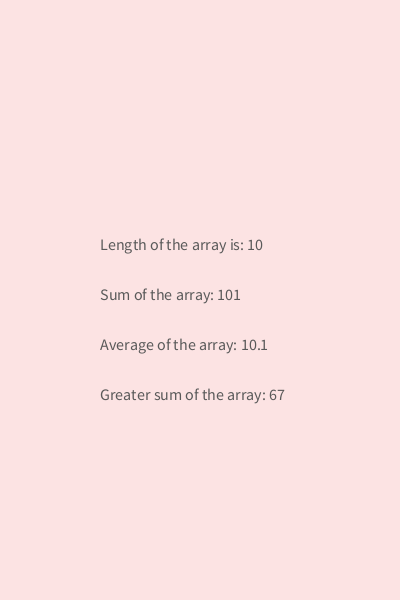
Frame 1 (no input)
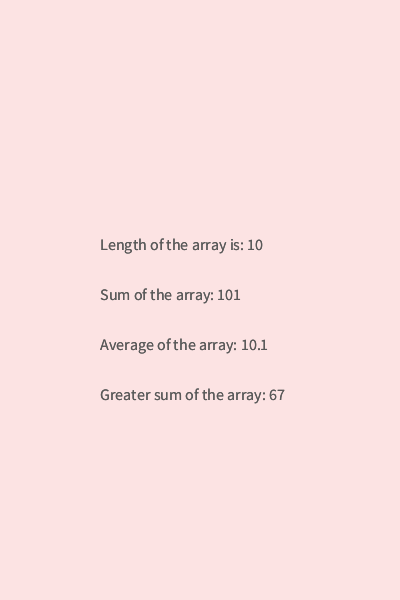
Frame 2 (the mouse pressed at the canvas centre, redrawn once)

The Processing sketch that drew these frames (run headless with seeded random() and noise(); the mouse was pressed at the canvas centre and the sketch redrawn once):

// Processing sketch: processing_53850
// ── processing_53850.pde

int [] array1 = {
  2, 14, 15, 18, 1, 8, 9, 10, 4, 20
};

void setup () {
  size (400, 600); 
  background (#FCE3E3);
  textSize ( 16);
  fill (90);
}

void draw () {
text ("Length of the array is: "+getLength(array1), 100,250);
  text ("Sum of the array: "+ getSum (array1), 100, 300);
  text ("Average of the array: " + getAverage (array1), 100, 350);
  text ("Greater sum of the array: "+ getGreaterSum (array1), 100, 400);
  noLoop ();
}

int getLength (int [] rita) {
  return rita.length;
}

int getSum (int [] rita) {
  int sum =0;
  for (int i = 0; i< rita.length; i++) {
    sum = sum + rita[i];
  }
  return sum;
}


float getAverage (int [] rita) {
  float average = 0;
  average = getSum(rita)/(rita.length*1.0);

  return average;
}


int getGreaterSum (int [] rita) {
  int greaterSum = 0;
  for (int i = 0; i< rita.length; i++) {
    if (rita[i] > getAverage(rita)) {
      greaterSum = greaterSum + rita[i];
    }
  }
  return greaterSum;
}
